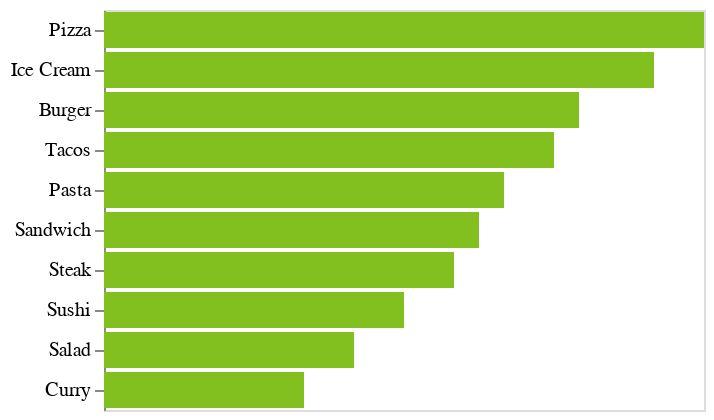

Here is the notebook cell this chart was saved with:
### Code cell
chart = alt.Chart(df).mark_bar(
    color='#81c01e'
).encode(
    y=alt.Y('Meal Type', sort='-x', title=None),
    x=alt.X('Number of Likes', axis=None)
)

chart

### Figure 1 — Vega-Lite specification as saved in the notebook (floating-point values rounded to 4 significant figures)
{"config": {"view": {"continuousWidth": 300, "continuousHeight": 300}}, "data": {"name": "data-9187503ac3d3dc67af67b51825ba4897"}, "mark": {"type": "bar", "color": "#81c01e"}, "encoding": {"x": {"axis": null, "field": "Number of Likes", "type": "quantitative"}, "y": {"field": "Meal Type", "sort": "-x", "title": null, "type": "nominal"}}, "$schema": "https://vega.github.io/schema/vega-lite/v5.20.1.json", "datasets": {"data-9187503ac3d3dc67af67b51825ba4897": [{"Meal Type": "Pizza", "Number of Likes": 120}, {"Meal Type": "Burger", "Number of Likes": 95}, {"Meal Type": "Pasta", "Number of Likes": 80}, {"Meal Type": "Sushi", "Number of Likes": 60}, {"Meal Type": "Salad", "Number of Likes": 50}, {"Meal Type": "Steak", "Number of Likes": 70}, {"Meal Type": "Tacos", "Number of Likes": 90}, {"Meal Type": "Ice Cream", "Number of Likes": 110}, {"Meal Type": "Curry", "Number of Likes": 40}, {"Meal Type": "Sandwich", "Number of Likes": 75}]}}
